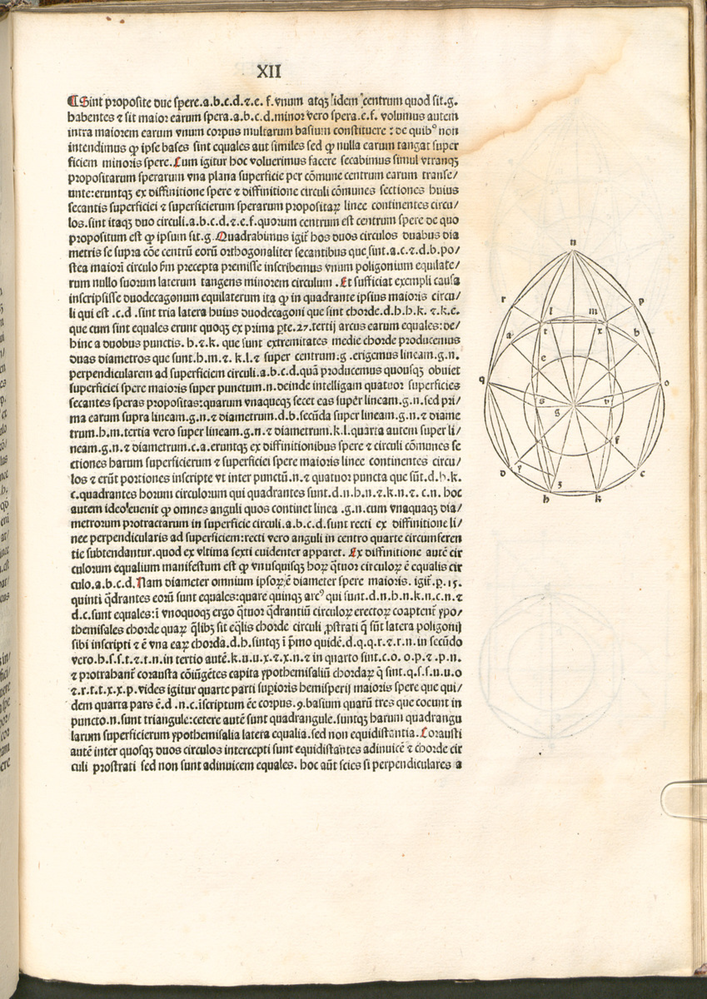
#> input picture images/pages/page_231.png, 707 x 999 px, shrunk from 3396 x 4800 before the run; its folder holds only this picture in this run
$ python -i convert.py   (imports and definitions only)
#> lines starting #> are read from the running program, lines starting #| are printed output that depends on the picture; after the words box and inside, x2 and y2 are one past the last pixel; in counts of white or black regions, pixels touching at a corner belong together
from PIL import Image, ImageEnhance, ImageFilter
import os

def convert_to_black_white(input_path, output_path, threshold=150):
#> called with input_path = '../images/pages/page_231.png', output_path = 'out.png', threshold = 150
    img = Image.open(input_path).convert("RGBA")

    img = img.filter(ImageFilter.SHARPEN)

    enhancer = ImageEnhance.Contrast(img)
    img = enhancer.enhance(2.0)
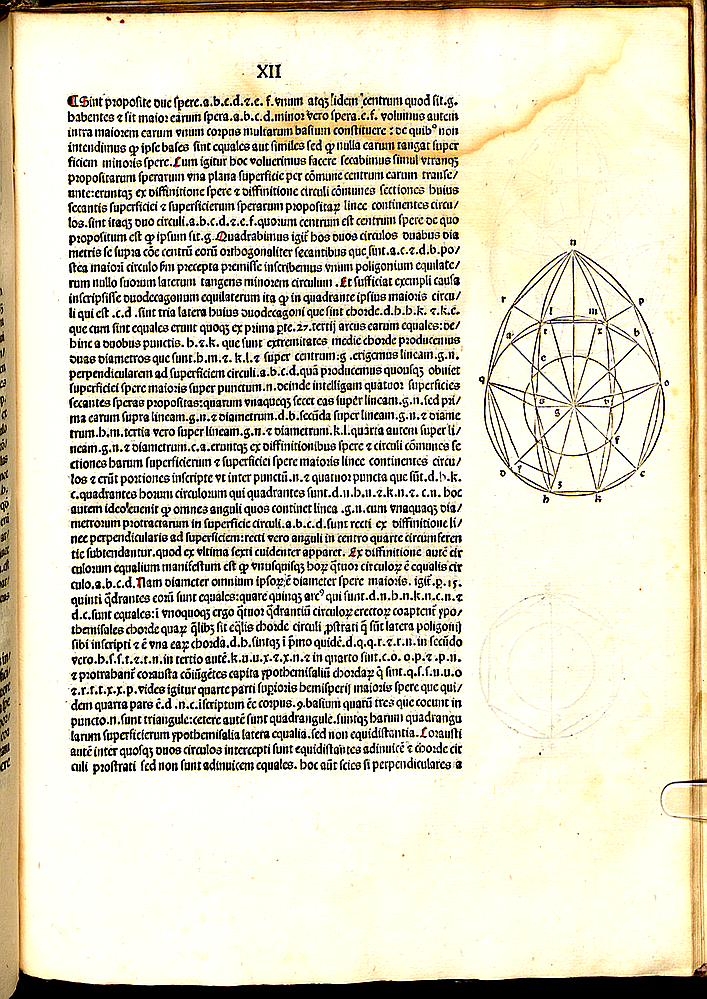
#> img: PIL image 707x999 RGBA; mean R, G, B, A 217.2, 212.3, 191.1, 255

    datas = img.getdata()
    new_data = []
    for item in datas:
        r, g, b, a = item
        gray = (r + g + b) / 3
        if gray < threshold:
            new_data.append((0, 0, 0))
        else:
            new_data.append((255, 255, 255))
#> this loop made 706293 passes
#> (item, r, g, b, gray) on passes 1 to 3: ((4, 8, 0, 255), 4, 8, 0, 4), ((0, 0, 0, 255), 0, 0, 0, 0), ((0, 0, 0, 255), 0, 0, 0, 0)
#> after the loop, new_data = 706293 items

    bw_img = Image.new("RGB", img.size)
#> bw_img: PIL image 707x999 RGB; every value is 0
    bw_img.putdata(new_data)
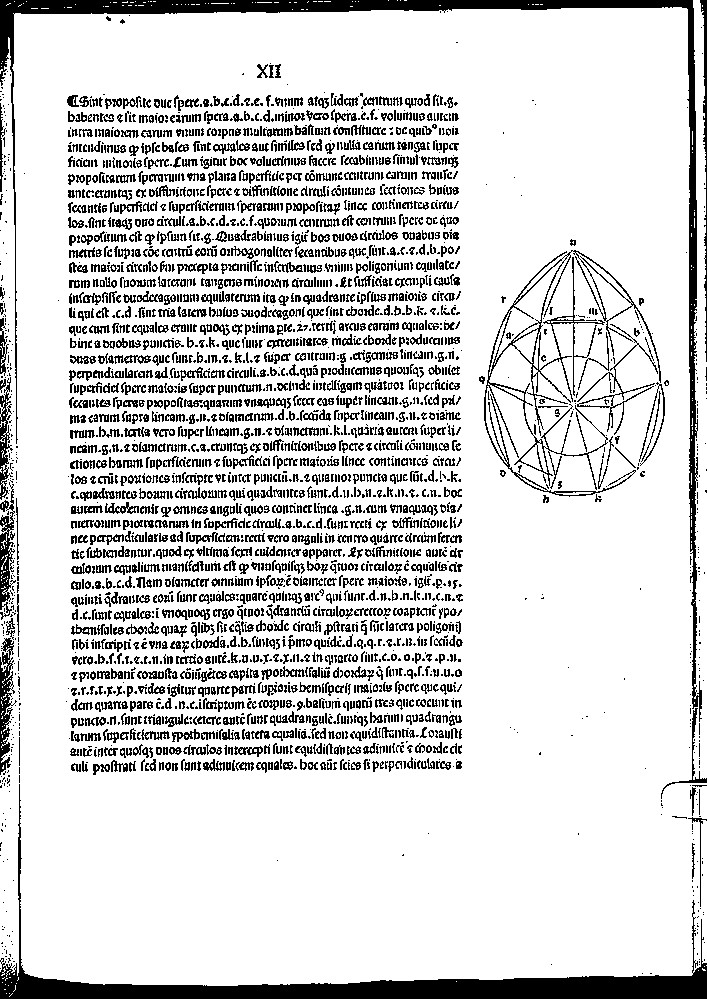
#> bw_img: PIL image 707x999 RGB; 83.2% white; 3067 black regions (1406 under 20 px), largest, box (x1, y1, x2, y2) and area: (0, 784, 707, 999) 13754, (0, 0, 702, 722) 12886, (484, 250, 661, 497) 4173
    bw_img.save(output_path)

def batch_convert(folder_in, folder_out, threshold=150):
    os.makedirs(folder_out, exist_ok=True)
    for filename in os.listdir(folder_in):
        if filename.lower().endswith((".png", ".jpg", ".jpeg")):
            input_path = os.path.join(folder_in, filename)
            output_path = os.path.join(folder_out, filename)
            convert_to_black_white(input_path, output_path, threshold)

# [1 line not run here, left out]

>>> result = convert_to_black_white('../images/pages/page_231.png', 'out.png')

$ run again, on images/pages/page_232.png
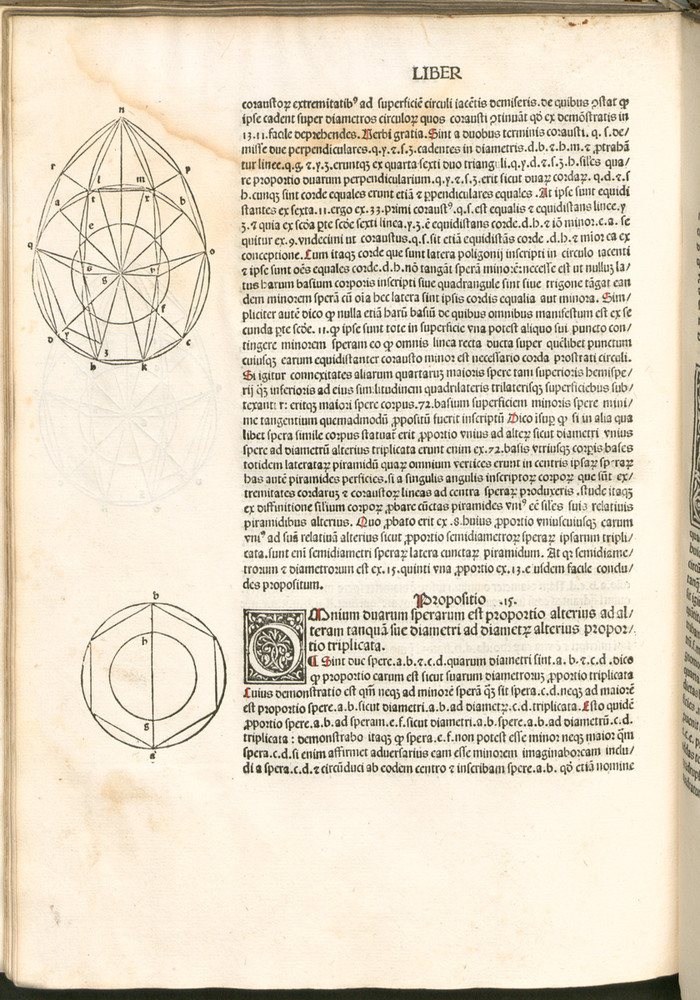
#> input picture images/pages/page_232.png, 700 x 1000 px, shrunk from 3360 x 4800 before the run
#> in convert_to_black_white, `img = enhancer.enhance(2.0)`:
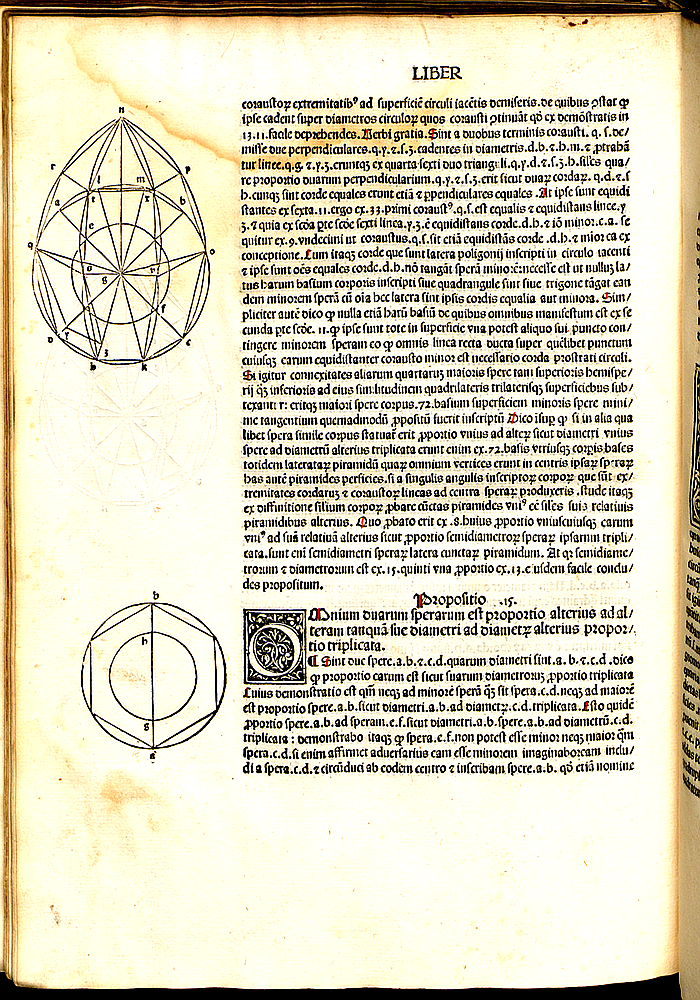
#> img: PIL image 700x1000 RGBA; mean R, G, B, A 217.2, 211.9, 189.4, 255
#> the loop in convert_to_black_white, `for item in datas:` made 700000 passes
#> (item, r, g, gray) on passes 1 to 3: ((60, 30, 0, 255), 60, 30, 30), ((60, 30, 0, 255), 60, 30, 30), ((68, 32, 0, 255), 68, 32, 33.33)
#> after the loop in convert_to_black_white, `for item in datas:`: new_data = 700000 items
#> in convert_to_black_white, `bw_img.putdata(new_data)`:
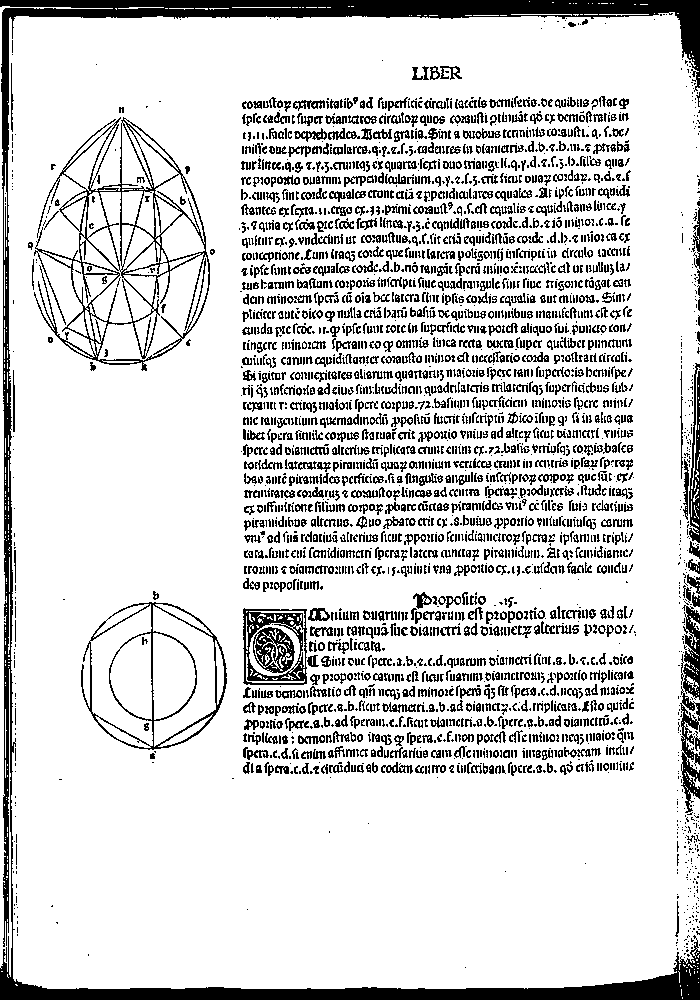
#> bw_img: PIL image 700x1000 RGB; 83.1% white; 3254 black regions (1720 under 20 px), largest, box (x1, y1, x2, y2) and area: (0, 0, 700, 1000) 27784, (34, 117, 210, 371) 6176, (81, 602, 227, 750) 2279

$ run again, on images/pages/page_233.png
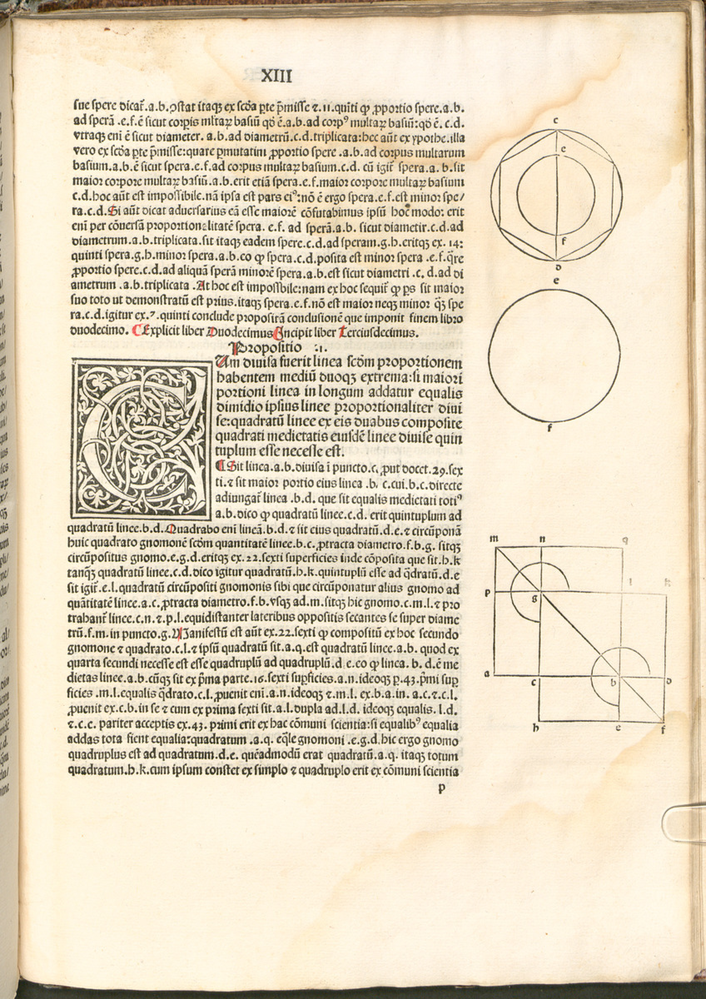
#> input picture images/pages/page_233.png, 706 x 999 px, shrunk from 3392 x 4800 before the run
#> in convert_to_black_white, `img = enhancer.enhance(2.0)`:
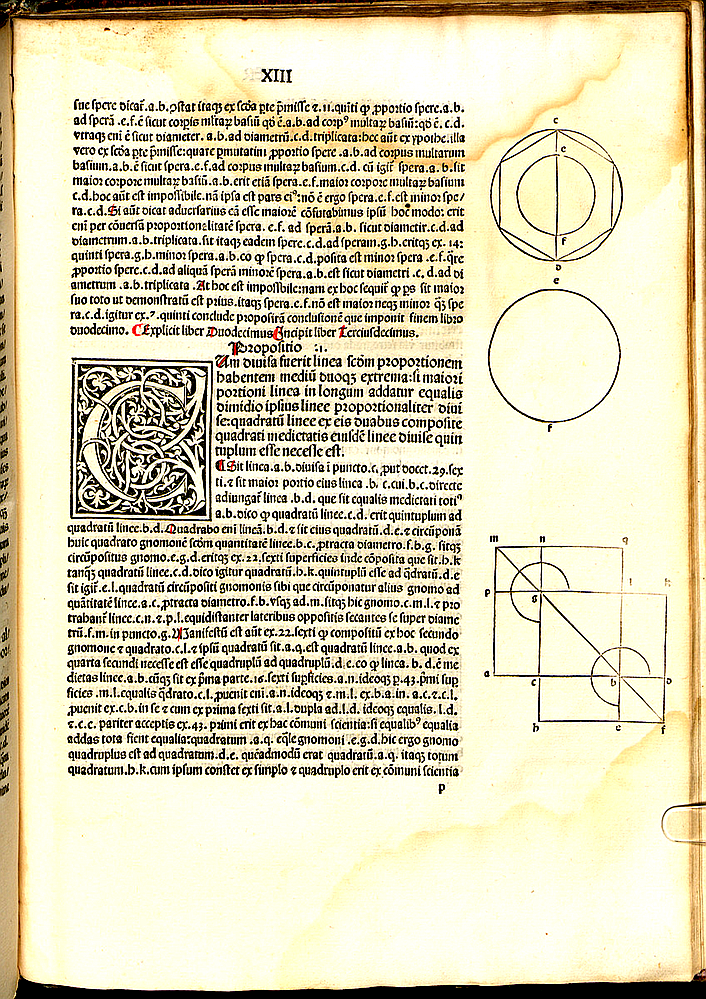
#> img: PIL image 706x999 RGBA; mean R, G, B, A 217.3, 211.3, 181.6, 255
#> the loop in convert_to_black_white, `for item in datas:` made 705294 passes
#> (item, r, g, b, gray) on passes 1 to 3: ((0, 0, 0, 255), 0, 0, 0, 0), ((0, 0, 0, 255), 0, 0, 0, 0), ((0, 0, 0, 255), 0, 0, 0, 0)
#> after the loop in convert_to_black_white, `for item in datas:`: new_data = 705294 items
#> in convert_to_black_white, `bw_img.putdata(new_data)`:
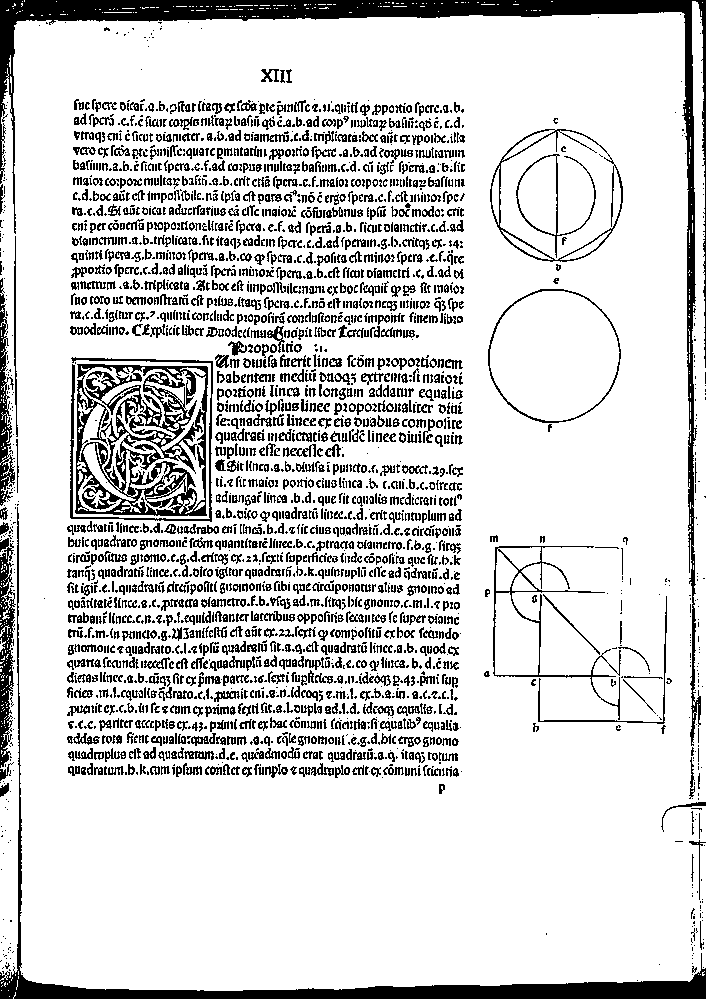
#> bw_img: PIL image 706x999 RGB; 82.7% white; 2849 black regions (1299 under 20 px), largest, box (x1, y1, x2, y2) and area: (0, 0, 706, 746) 18273, (0, 507, 706, 999) 10369, (75, 364, 208, 516) 9609

$ run again, on images/pages/page_249.png
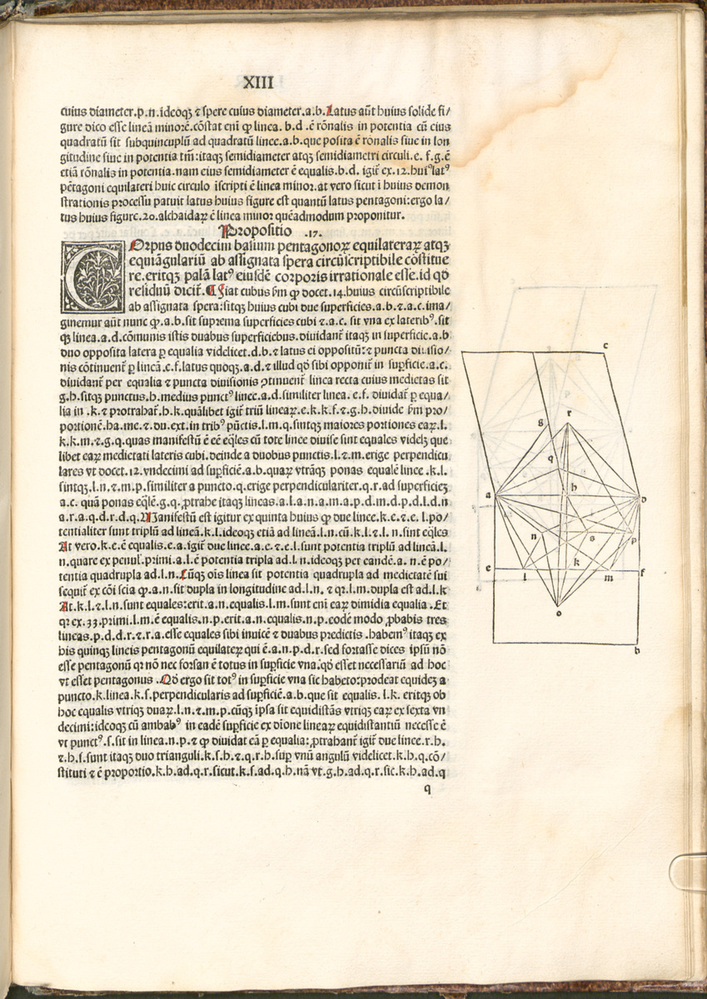
#> input picture images/pages/page_249.png, 707 x 999 px, shrunk from 3396 x 4800 before the run
#> in convert_to_black_white, `img = enhancer.enhance(2.0)`:
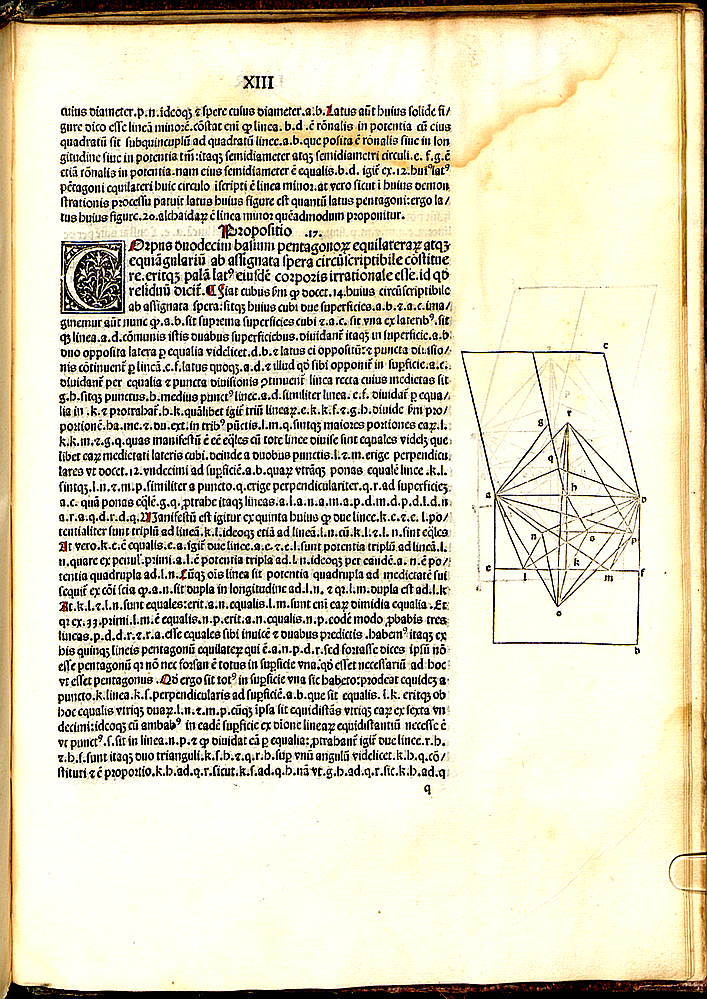
#> img: PIL image 707x999 RGBA; mean R, G, B, A 217.5, 211.9, 187.5, 255
#> the loop in convert_to_black_white, `for item in datas:` made 706293 passes
#> (item, r, g, b, gray) on passes 1 to 3: ((0, 0, 0, 255), 0, 0, 0, 0), ((0, 0, 0, 255), 0, 0, 0, 0), ((0, 0, 0, 255), 0, 0, 0, 0)
#> after the loop in convert_to_black_white, `for item in datas:`: new_data = 706293 items
#> in convert_to_black_white, `bw_img.putdata(new_data)`:
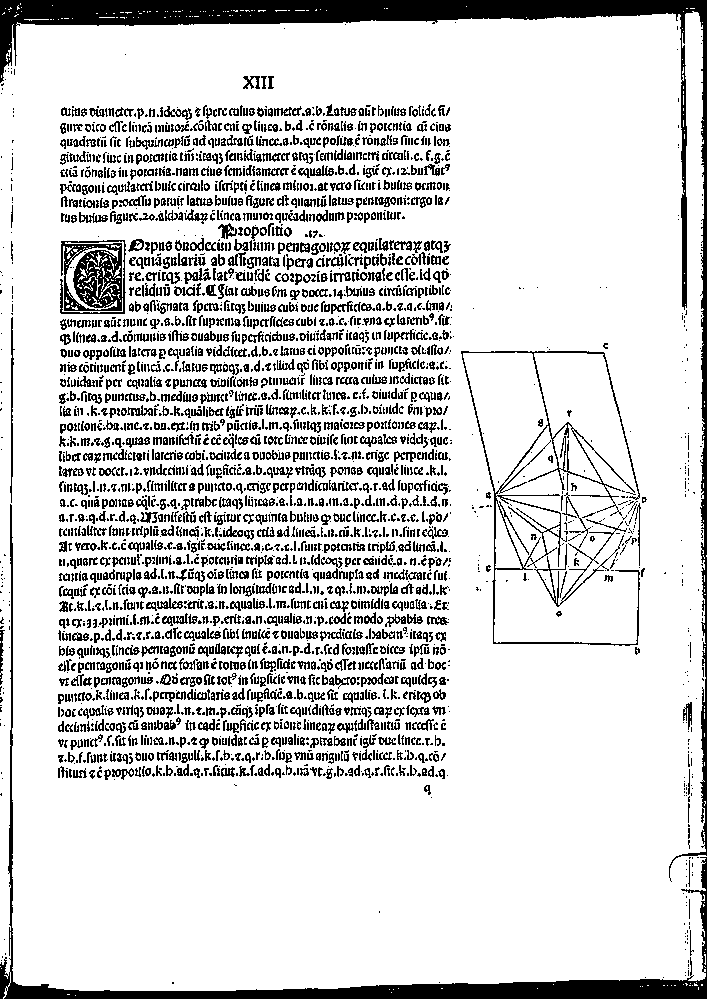
#> bw_img: PIL image 707x999 RGB; 83.1% white; 3152 black regions (1525 under 20 px), largest, box (x1, y1, x2, y2) and area: (0, 0, 707, 882) 20288, (0, 504, 707, 999) 11190, (461, 351, 640, 646) 3419
